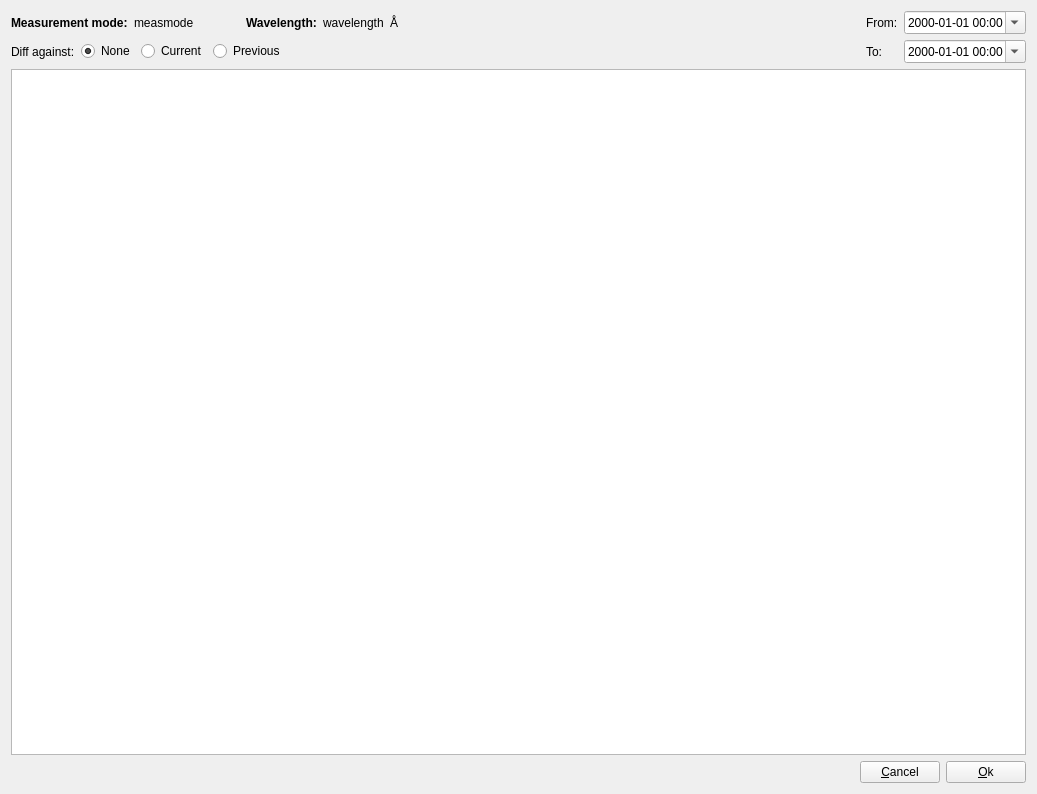
<?xml version="1.0" encoding="UTF-8"?>
<ui version="4.0">
 <class>Dialog</class>
 <widget class="QDialog" name="Dialog">
  <property name="geometry">
   <rect>
    <x>0</x>
    <y>0</y>
    <width>1037</width>
    <height>794</height>
   </rect>
  </property>
  <property name="windowTitle">
   <string>Dialog</string>
  </property>
  <layout class="QGridLayout" name="gridLayout_2">
   <item row="1" column="0">
    <layout class="QHBoxLayout" name="horizontalLayout">
     <item>
      <widget class="QTableWidget" name="tableWidget">
       <property name="editTriggers">
        <set>QAbstractItemView::NoEditTriggers</set>
       </property>
      </widget>
     </item>
    </layout>
   </item>
   <item row="0" column="0">
    <layout class="QGridLayout" name="gridLayout">
     <item row="1" column="8">
      <widget class="QDateTimeEdit" name="toDateTimeEdit">
       <property name="displayFormat">
        <string>yyyy-MM-dd HH:mm</string>
       </property>
       <property name="calendarPopup">
        <bool>true</bool>
       </property>
      </widget>
     </item>
     <item row="1" column="6">
      <spacer name="horizontalSpacer">
       <property name="orientation">
        <enum>Qt::Horizontal</enum>
       </property>
       <property name="sizeType">
        <enum>QSizePolicy::Expanding</enum>
       </property>
       <property name="sizeHint" stdset="0">
        <size>
         <width>40</width>
         <height>20</height>
        </size>
       </property>
      </spacer>
     </item>
     <item row="0" column="4">
      <widget class="QLabel" name="wavelengthLabel">
       <property name="text">
        <string>wavelength</string>
       </property>
      </widget>
     </item>
     <item row="0" column="5">
      <widget class="QLabel" name="label_2">
       <property name="text">
        <string>Å</string>
       </property>
      </widget>
     </item>
     <item row="0" column="8">
      <widget class="QDateTimeEdit" name="fromDateTimeEdit">
       <property name="displayFormat">
        <string>yyyy-MM-dd HH:mm</string>
       </property>
       <property name="calendarPopup">
        <bool>true</bool>
       </property>
      </widget>
     </item>
     <item row="1" column="7">
      <widget class="QLabel" name="label_4">
       <property name="text">
        <string>To:</string>
       </property>
      </widget>
     </item>
     <item row="0" column="0">
      <widget class="QLabel" name="label">
       <property name="font">
        <font>
         <bold>true</bold>
        </font>
       </property>
       <property name="text">
        <string>Measurement mode:</string>
       </property>
      </widget>
     </item>
     <item row="0" column="1">
      <widget class="QLabel" name="measmodeLabel">
       <property name="text">
        <string>measmode</string>
       </property>
      </widget>
     </item>
     <item row="0" column="7">
      <widget class="QLabel" name="label_5">
       <property name="text">
        <string>From:</string>
       </property>
      </widget>
     </item>
     <item row="0" column="3">
      <widget class="QLabel" name="label_3">
       <property name="font">
        <font>
         <bold>true</bold>
        </font>
       </property>
       <property name="text">
        <string>Wavelength:</string>
       </property>
      </widget>
     </item>
     <item row="0" column="2">
      <spacer name="horizontalSpacer_2">
       <property name="orientation">
        <enum>Qt::Horizontal</enum>
       </property>
       <property name="sizeType">
        <enum>QSizePolicy::Fixed</enum>
       </property>
       <property name="sizeHint" stdset="0">
        <size>
         <width>40</width>
         <height>20</height>
        </size>
       </property>
      </spacer>
     </item>
     <item row="1" column="0" colspan="6">
      <layout class="QHBoxLayout" name="horizontalLayout_2">
       <item>
        <widget class="QLabel" name="label_6">
         <property name="text">
          <string>Diff against:</string>
         </property>
        </widget>
       </item>
       <item>
        <widget class="QRadioButton" name="diffNoneRadioButton">
         <property name="text">
          <string>None</string>
         </property>
         <property name="checked">
          <bool>true</bool>
         </property>
        </widget>
       </item>
       <item>
        <widget class="QRadioButton" name="diffCurrentRadioButton">
         <property name="text">
          <string>Current</string>
         </property>
        </widget>
       </item>
       <item>
        <widget class="QRadioButton" name="diffPreviousRadioButton">
         <property name="text">
          <string>Previous</string>
         </property>
        </widget>
       </item>
       <item>
        <spacer name="horizontalSpacer_3">
         <property name="orientation">
          <enum>Qt::Horizontal</enum>
         </property>
         <property name="sizeHint" stdset="0">
          <size>
           <width>40</width>
           <height>20</height>
          </size>
         </property>
        </spacer>
       </item>
      </layout>
     </item>
    </layout>
   </item>
   <item row="2" column="0">
    <layout class="QHBoxLayout" name="horizontalLayout_3">
     <item>
      <spacer name="horizontalSpacer_4">
       <property name="orientation">
        <enum>Qt::Horizontal</enum>
       </property>
       <property name="sizeHint" stdset="0">
        <size>
         <width>40</width>
         <height>20</height>
        </size>
       </property>
      </spacer>
     </item>
     <item>
      <widget class="QPushButton" name="pushButton">
       <property name="text">
        <string>&amp;Cancel</string>
       </property>
       <property name="autoDefault">
        <bool>false</bool>
       </property>
      </widget>
     </item>
     <item>
      <widget class="QPushButton" name="pushButton_2">
       <property name="text">
        <string>&amp;Ok</string>
       </property>
       <property name="autoDefault">
        <bool>false</bool>
       </property>
      </widget>
     </item>
    </layout>
   </item>
  </layout>
 </widget>
 <resources/>
 <connections>
  <connection>
   <sender>pushButton_2</sender>
   <signal>clicked()</signal>
   <receiver>Dialog</receiver>
   <slot>accept()</slot>
   <hints>
    <hint type="sourcelabel">
     <x>988</x>
     <y>771</y>
    </hint>
    <hint type="destinationlabel">
     <x>720</x>
     <y>766</y>
    </hint>
   </hints>
  </connection>
  <connection>
   <sender>pushButton</sender>
   <signal>clicked()</signal>
   <receiver>Dialog</receiver>
   <slot>reject()</slot>
   <hints>
    <hint type="sourcelabel">
     <x>905</x>
     <y>772</y>
    </hint>
    <hint type="destinationlabel">
     <x>623</x>
     <y>771</y>
    </hint>
   </hints>
  </connection>
 </connections>
</ui>
